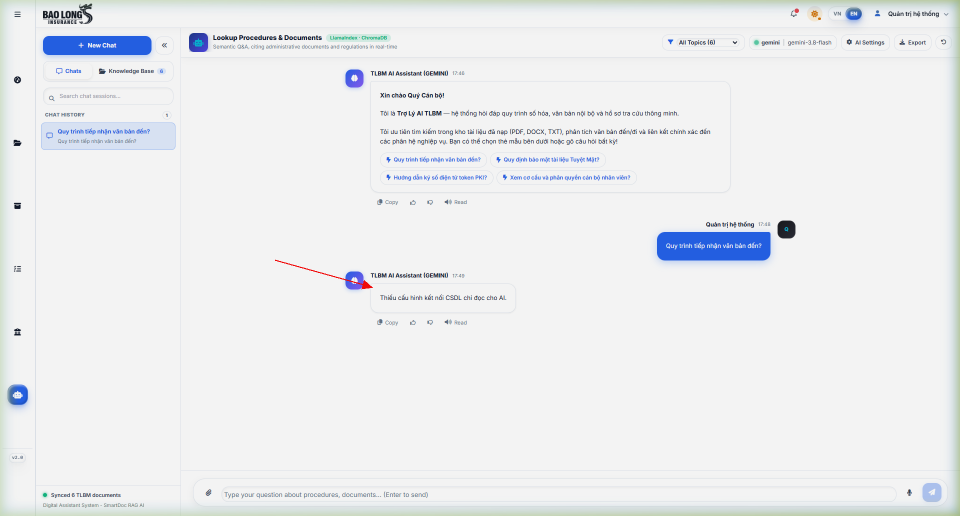
#> input picture docs/qa/nhom_8/bug_01_chat_error_403.png, 1920 x 1031 px, given in place of media_1792838995873.png, which was not available (shown at 1/2 size); the run also reads 1 picture not shown here
$ python create_annotated_qa_images.py
#> lines starting #> are read from the running program, lines starting #| are printed output that depends on the picture
import os
from PIL import Image, ImageDraw, ImageFont

ARTIFACT_DIR = r"C:\Users\admi\.gemini\antigravity-ide\brain\fbaef7a3-0f75-4ed9-891e-3f2d394c4d7a"
TEMP_DIR = os.path.join(ARTIFACT_DIR, ".tempmediaStorage")

FONT_PATH = "C:/Windows/Fonts/arialbd.ttf"
FONT_REG_PATH = "C:/Windows/Fonts/arial.ttf"

def get_fonts():
    try:
        f_title = ImageFont.truetype(FONT_PATH, 16)
        f_body = ImageFont.truetype(FONT_REG_PATH, 14)
        f_badge = ImageFont.truetype(FONT_PATH, 14)
        f_header = ImageFont.truetype(FONT_PATH, 18)
    except Exception:
        f_title = ImageFont.load_default()
        f_body = ImageFont.load_default()
        f_badge = ImageFont.load_default()
        f_header = ImageFont.load_default()
    return f_title, f_body, f_badge, f_header

f_title, f_body, f_badge, f_header = get_fonts()

def draw_callout(draw, box, text_lines, badge_num=None, align_pos='bottom', line_to=None):
    BORDER_COLOR = (220, 38, 38)     # Bright Red
    BG_COLOR = (254, 242, 242)        # Light Red Tint
    TEXT_COLOR = (153, 27, 27)        # Dark Red Text
    HEADER_BG = (220, 38, 38)         # Solid Red for badge/header
    WHITE = (255, 255, 255)

    x1, y1, x2, y2 = box

    # 1. Bounding box (3px thickness)
    for i in range(3):
        draw.rectangle([x1 - i, y1 - i, x2 + i, y2 + i], outline=BORDER_COLOR)

    # 2. Numbered badge
    if badge_num is not None:
        badge_r = 13
        bx, by = x1 - 8, y1 - 8
        draw.ellipse([bx - badge_r, by - badge_r, bx + badge_r, by + badge_r], fill=HEADER_BG, outline=WHITE, width=2)
        draw.text((bx - 4, by - 8), str(badge_num), fill=WHITE, font=f_badge)

    # 3. Callout Box
    line_h = 20
    pad_x = 12
    pad_y = 10
    max_w = max(draw.textbbox((0, 0), line, font=f_body)[2] for line in text_lines)
    box_w = max_w + pad_x * 2
    box_h = len(text_lines) * line_h + pad_y * 2

    if isinstance(align_pos, tuple):
        cx1, cy1 = align_pos
    elif align_pos == 'bottom':
        cx1 = max(10, min(x1, 1920 - box_w - 20))
        cy1 = y2 + 15
    elif align_pos == 'top':
        cx1 = max(10, min(x1, 1920 - box_w - 20))
        cy1 = max(10, y1 - box_h - 15)
    elif align_pos == 'left':
        cx1 = max(10, x1 - box_w - 20)
        cy1 = y1
    elif align_pos == 'right':
        cx1 = min(1920 - box_w - 20, x2 + 20)
        cy1 = y1

    cx2 = cx1 + box_w
    cy2 = cy1 + box_h

    if line_to:
        px, py = line_to
    else:
        px, py = (x1 + x2) // 2, (y1 + y2) // 2

    c_anchor_x = (cx1 + cx2) // 2
    c_anchor_y = cy1 if cy1 > py else cy2
    draw.line([(px, py), (c_anchor_x, c_anchor_y)], fill=BORDER_COLOR, width=2)
    draw.ellipse([px - 3, py - 3, px + 3, py + 3], fill=BORDER_COLOR)

    # Background & border
    draw.rounded_rectangle([cx1, cy1, cx2, cy2], radius=6, fill=BG_COLOR, outline=BORDER_COLOR, width=2)

    # Text lines
    curr_y = cy1 + pad_y
    for idx, line in enumerate(text_lines):
        font = f_title if idx == 0 else f_body
        draw.text((cx1 + pad_x, curr_y), line, fill=TEXT_COLOR, font=font)
        curr_y += line_h

def annotate_image_1():
    img_path = os.path.join(TEMP_DIR, "media_1792838995873.png")
    im = Image.open(img_path).convert("RGB")
#> im is the input picture: PIL image 1920x1031 RGB; mean R, G, B 235.4, 237.1, 239
    draw = ImageDraw.Draw(im)

    # Defect 1: Raw backend error bubble "Thiếu cấu hình kết nối CSDL chỉ đọc cho AI."
    draw_callout(
        draw,
        box=(740, 560, 1055, 622),
        text_lines=[
            "[LỖI 1 - HIGH] Trả về chuỗi lỗi kỹ thuật HTTP 403 raw vào bóng chat",
            "• Nguyên nhân: Backend thiếu biến môi trường DB_READONLY_USER trong .env.",
            "• Hiện tượng: Chatbot in trực tiếp raw JSON: 'Thiếu cấu hình kết nối CSDL chỉ đọc cho AI.'",
            "• Yêu cầu: Bắt lỗi graceful, hiển thị Toast cảnh báo thay vì in lỗi thô vào tin nhắn người dùng."
        ],
        badge_num=1,
        align_pos=(280, 520),
        line_to=(740, 590)
    )

    # Defect 2: Fake Gemini Model "gemini-3.8-flash"
    draw_callout(
        draw,
        box=(1500, 65, 1690, 95),
        text_lines=[
            "[LỖI 2 - HIGH] Mô hình 'gemini-3.8-flash' không tồn tại trên Google Gemini API",
            "• Cả frontend và backend đều đặt cứng mô hình ảo 'gemini-3.8-flash'.",
            "• Google Gemini chính thức chỉ có: gemini-1.5-flash, gemini-2.0-flash, gemini-1.5-pro.",
            "• Yêu cầu: Đổi cấu hình mặc định về model chính thức để tránh 404/Fail khi gọi API thật."
        ],
        badge_num=2,
        align_pos=(880, 50),
        line_to=(1500, 80)
    )

    # Defect 3: i18n failure (EN chosen, but VN shown) + Token PKI violation
    draw_callout(
        draw,
        box=(735, 155, 1460, 368),
        text_lines=[
            "[LỖI 3 - MEDIUM] Không hỗ trợ i18n khi chọn Tiếng Anh (EN) & Sai chuẩn ký số",
            "• Người dùng đang chọn cờ 'EN', nhưng toàn bộ lời chào và 4 thẻ gợi ý vẫn hiển thị 100% Tiếng Việt.",
            "• Thẻ 'Hướng dẫn ký số điện tử token PKI' vi phạm quy chuẩn (hệ thống TLBM dùng chữ ký số Ed25519 nội bộ).",
            "• Yêu cầu: Dùng t('aiAssistant...') cho toàn bộ lời chào; xóa bỏ nội dung Token PKI/HSM theo spec."
        ],
        badge_num=3,
        align_pos=(280, 200),
        line_to=(735, 260)
    )

    # Highlight language badge EN
    for i in range(2):
        draw.rectangle([1685 - i, 16 - i, 1720 + i, 38 + i], outline=(37, 99, 235))
    draw.line([(1685, 27), (1550, 27)], fill=(37, 99, 235), width=2)
    draw.text((1350, 18), "Ngôn ngữ đang chọn: EN ->", fill=(37, 99, 235), font=f_badge)

    out_path = os.path.join(ARTIFACT_DIR, "qa_bug_01_chat_error_and_i18n.png")
    im.save(out_path, "PNG")
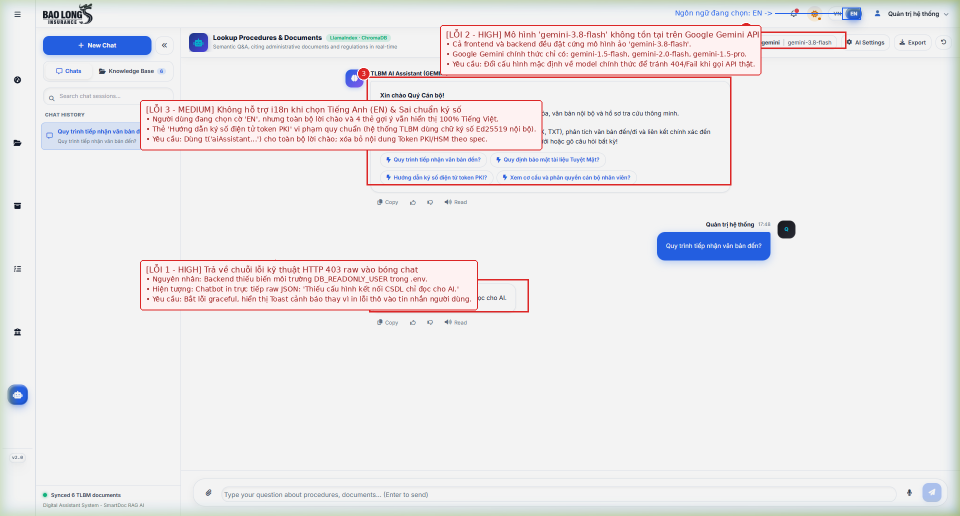
#> saved as qa_bug_01_chat_error_and_i18n.png: PIL image 1920x1031 RGB (shown at 1/2 size); mean R, G, B 235.9, 233.6, 235.3
    print("Saved:", out_path)

def annotate_image_2():
    img_path = os.path.join(TEMP_DIR, "media_1792838883100.png")
    im = Image.open(img_path).convert("RGB")
    draw = ImageDraw.Draw(im)

    # Defect 1: Glued text Google GeminiKhuyên dùng
    draw_callout(
        draw,
        box=(575, 435, 750, 460),
        text_lines=[
            "[LỖI 1 - MEDIUM] Lỗi dính chữ giữa nhãn 'Google Gemini' và Badge 'Khuyên dùng'",
            "• Hiển thị: 'Google GeminiKhuyên dùng' (dính liền không có dấu cách).",
            "• File: frontend/src/components/AISettingsModal.jsx."
        ],
        badge_num=1,
        align_pos=(80, 420),
        line_to=(575, 447)
    )

    # Defect 2: Glued text OpenAI
    draw_callout(
        draw,
        box=(575, 552, 795, 578),
        text_lines=[
            "[LỖI 2 - MEDIUM] Lỗi dính chữ 'OpenAIGPT-4o / GPT-4o-mini'",
            "• Hiển thị: 'OpenAIGPT-4o' dính liền tên hãng và model.",
            "• File: frontend/src/components/AISettingsModal.jsx."
        ],
        badge_num=2,
        align_pos=(80, 540),
        line_to=(575, 565)
    )

    # Defect 3: Truncated Embedding Model
    draw_callout(
        draw,
        box=(575, 750, 975, 770),
        text_lines=[
            "[LỖI 3 - MEDIUM] Lỗi tràn viền & cắt cụt text ô Mô hình Vector Embedding",
            "• Hiển thị: 'Mô hình Vector Embedding:models/gemini-embedding-0' bị cắt xén viền phải.",
            "• Chiều rộng khung input/select bị tràn ra ngoài viền modal.",
            "• Cần căn chỉnh flex/grid và đặt max-width responsive."
        ],
        badge_num=3,
        align_pos=(80, 720),
        line_to=(575, 760)
    )

    # Defect 4: Model gemini-3.8-flash in dropdown
    draw_callout(
        draw,
        box=(775, 730, 1175, 755),
        text_lines=[
            "[LỖI 4 - HIGH] Dropdown chứa mô hình ảo 'gemini-3.8-flash (Khuyên dùng - Nhanh & Mới nhất)'",
            "• Người dùng chọn mô hình này sẽ khiến việc gọi Gemini API thất bại hoàn toàn.",
            "• Cần cập nhật danh sách model chính thức: gemini-1.5-flash, gemini-2.0-flash."
        ],
        badge_num=4,
        align_pos=(1220, 710),
        line_to=(1175, 742)
    )

    # Defect 5: Design Token Header
    draw_callout(
        draw,
        box=(550, 175, 1370, 275),
        text_lines=[
            "[LỖI 5 - LOW] Header modal dùng màu tím cứng (#4338ca) vi phạm CSS Design Tokens",
            "• Vi phạm quy chuẩn Design Tokens (AGENTS.md mục 4): Bắt buộc dùng var(--color-brand-...)",
            "• Không tương thích với chế độ Dark/Light của hệ thống."
        ],
        badge_num=5,
        align_pos=(1220, 210),
        line_to=(1370, 225)
    )

    out_path = os.path.join(ARTIFACT_DIR, "qa_bug_02_settings_modal_defects.png")
    im.save(out_path, "PNG")
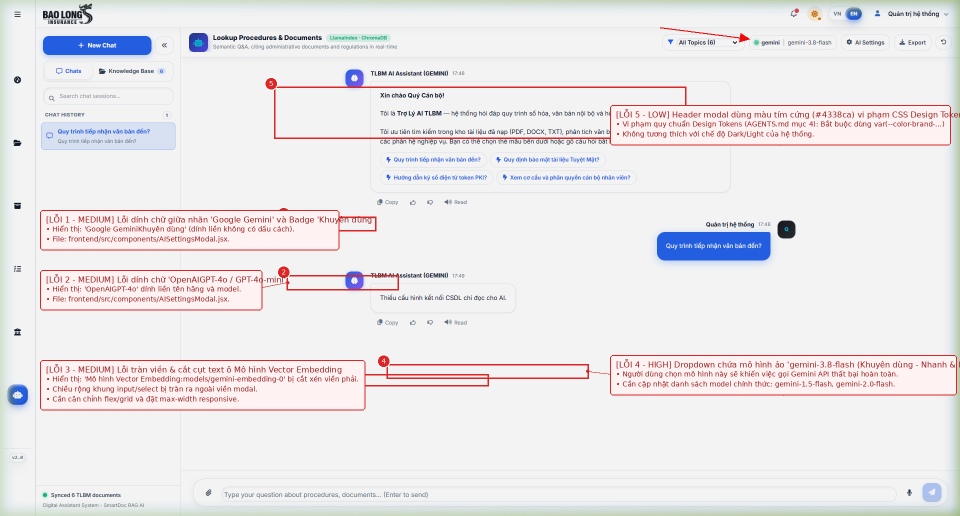
#> saved as qa_bug_02_settings_modal_defects.png: PIL image 1920x1031 RGB (shown at 1/2 size); mean R, G, B 235.5, 231.9, 233.7
    print("Saved:", out_path)

def annotate_image_3():
    img_path = os.path.join(TEMP_DIR, "media_1792838906231.png")
    im = Image.open(img_path).convert("RGB")
    draw = ImageDraw.Draw(im)

    # Defect 1: Mock folders item1.docx
    draw_callout(
        draw,
        box=(85, 320, 350, 690),
        text_lines=[
            "[LỖI 1 - MEDIUM] Cây thư mục hiển thị dữ liệu mẫu giả định (Dummy Mock Data)",
            "• Các thư mục hiển thị: 'folder1', 'folder2' với tệp lặp lại 'item1.docx', 'item2.docx', 'item3.docx'.",
            "• Logic phân cấp thư mục bị fallback vào mock data thay vì lấy danh mục và tài liệu thật.",
            "• Yêu cầu: Đồng bộ đúng cấu trúc thư mục thật từ API /api/ai/documents."
        ],
        badge_num=1,
        align_pos=(380, 420),
        line_to=(350, 505)
    )

    # Defect 2: Clear all docs dangerous button
    draw_callout(
        draw,
        box=(85, 706, 350, 742),
        text_lines=[
            "[LỖI 2 - HIGH] Nút 'Xóa toàn bộ kho tài liệu' nguy hiểm và thiếu bảo vệ RBAC",
            "• Thao tác hủy diệt (DELETE /api/ai/documents) xóa sạch ChromaDB và toàn bộ tệp.",
            "• Yêu cầu: Bắt buộc ẩn với user thường, chỉ superuser mới thấy và phải có xác nhận gõ chữ 'DELETE'."
        ],
        badge_num=2,
        align_pos=(380, 690),
        line_to=(350, 724)
    )

    # Defect 3: Overlapping Robot icon on left navbar
    draw_callout(
        draw,
        box=(15, 740, 58, 785),
        text_lines=[
            "[LỖI 3 - MEDIUM] Biểu tượng AI tròn xanh nằm đè lên thanh Menu điều hướng",
            "• Icon robot cố định ở góc trái che mất các vị trí menu cuối cùng của Sidebar chính.",
            "• Gây xung đột thao tác click và vỡ bố cục tổng thể."
        ],
        badge_num=3,
        align_pos=(80, 780),
        line_to=(58, 762)
    )

    out_path = os.path.join(ARTIFACT_DIR, "qa_bug_03_document_repository_mock.png")
    im.save(out_path, "PNG")
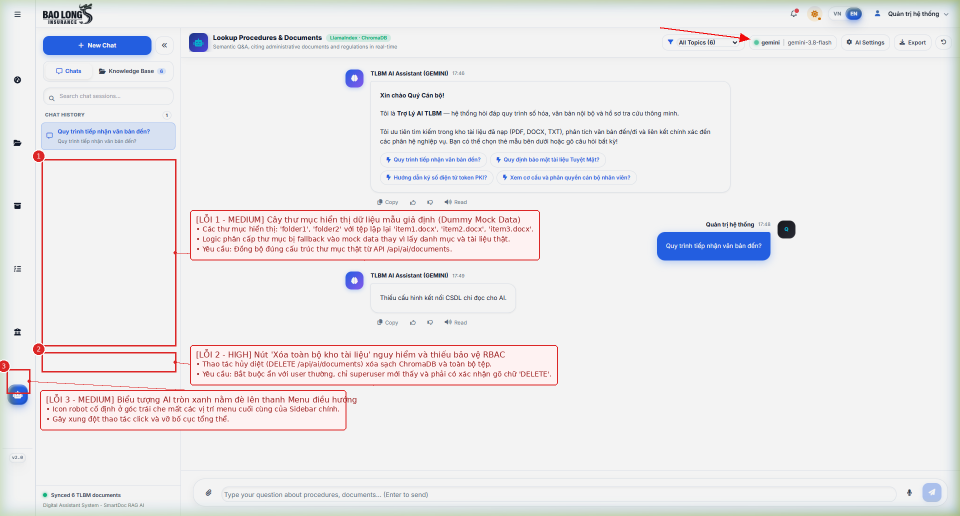
#> saved as qa_bug_03_document_repository_mock.png: PIL image 1920x1031 RGB (shown at 1/2 size); mean R, G, B 235.4, 233.6, 235.4
    print("Saved:", out_path)

def annotate_image_4():
    img_path = os.path.join(TEMP_DIR, "media_1792839028099.png")
#> (the run stopped early here; a loop or call above may not have finished)
